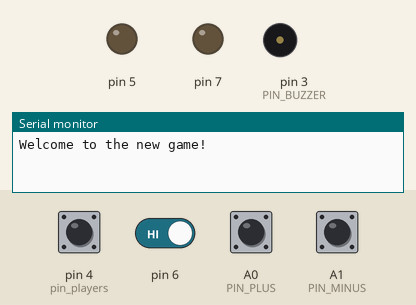
This sketch was run on a simulated Arduino Uno, built with avr-gcc and run on an emulated ATmega328P. Parts: output pins drawn as LEDs (lit = HIGH), buzzer (waves = sounding), the last lines printed to the serial monitor. Inputs (shaded band) come from the test bench; at power-on: A0 (PIN_PLUS), A1 (PIN_MINUS), pin 4 (pin_players), pin 6 HIGH.

Above: at 1.2 s.
1.3 s: pin 4 (pin_players) pulled LOW for 0.15 s
At 2.6 s:
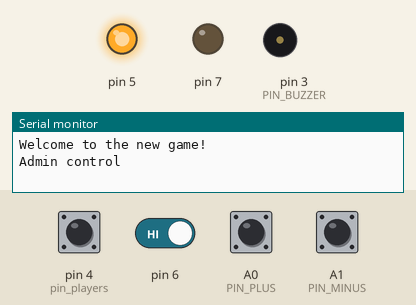
3.3 s: A0 (PIN_PLUS) pulled LOW for 0.15 s
At 4.1 s:
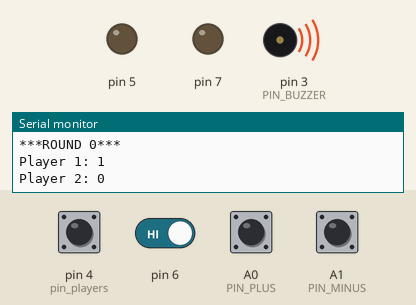
8.8 s: pin 6 driven HIGH
10.3 s: pin 6 driven LOW
At 11.9 s:
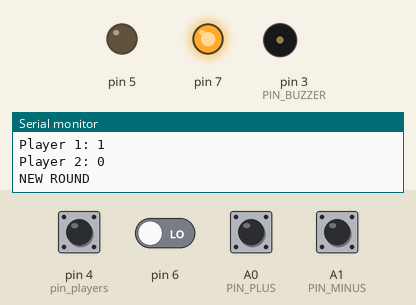
Timing chart, 0 to 13.3 s (numbered marks = the images above; inputs shaded):
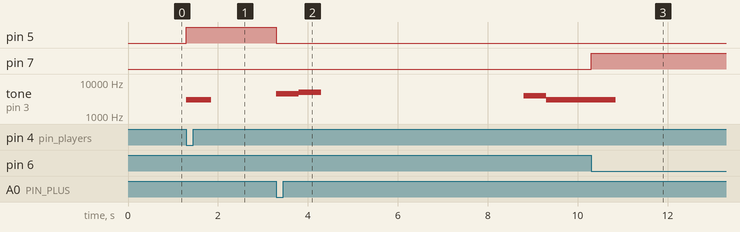

The sketch:

Victorine.ino
```cpp
#include "VictorynaController.h"
#define PIN_BUZZER 3
#define PIN_PLUS A0
#define PIN_MINUS A1
int Nround = 0;
const int N = 2;
const int pin_players = 4;
Victorine_control players[N];

void setup() {
  for(int i = 0; i < N; i++){
    players[i].setButtonPin(pin_players + i * 2);
    players[i].setLedPin(pin_players + i * 2 + 1);
  }
  pinMode(PIN_BUZZER, OUTPUT);
  pinMode(PIN_PLUS, INPUT_PULLUP);
  pinMode(PIN_MINUS, INPUT_PULLUP);
  Serial.begin(115200);
  Serial.println("Welcome to the new game!");
}

void loop() {
  bool flagOut = false;
  while(!flagOut){
    for(int i = 0; i < N; i++){
      players[i].setAnswer(players[i].isControllerPressed());
      if(players[i].isHaveAnswer()){
        players[i].ledOn();
        AnswerBip();
        flagOut = true;
        break;
      }
    }
  }
  flagOut = false;
  while(!flagOut){
    if(digitalRead(PIN_PLUS) && digitalRead(PIN_MINUS)){
      flagOut = true;
      for(int i = 0; i < N; i++){
        if(!players[i].isControllerPressed())
          flagOut = true;
        else
          flagOut = false;
        }
      }
    }
  Serial.println("Admin control");
  flagOut = false;
  while(!flagOut){
    if(!digitalRead(PIN_PLUS)){
      for(int i = 0; i < N; i++){
        if(players[i].isHaveAnswer() == true){
          players[i].addScore(1);
          players[i].setAnswer(false);
          players[i].ledOff();
          RightBip();
          flagOut = true;
          break;
        }
      }
    }
    if(!digitalRead(PIN_MINUS)){
      for(int i = 0; i < N; i++){
        if(players[i].isHaveAnswer() == true){
          players[i].addScore(-1);
          players[i].setAnswer(false);
          players[i].ledOff();\
          NotRightBip();
          flagOut = true;
          break;
        }
      }
    }
  }
  show_score();
  Nround++;
  flagOut = false;
  while(!flagOut){
    if(digitalRead(PIN_PLUS) && digitalRead(PIN_MINUS)){
      flagOut = true;
      for(int i = 0; i < N; i++){
        if(!players[i].isControllerPressed())
          flagOut = true;
        else
          flagOut = false;
        }
      }
    }
  delay(5000);
  Serial.println("NEW ROUND");
  NewRoundBip();
}

void show_score(){
  Serial.print("***ROUND ");
  Serial.print(Nround);
  Serial.println("***");
  for(int i = 0; i < N; i++){
    Serial.print("Player ");
    Serial.print(i + 1);
    Serial.print(": ");
    Serial.println(players[i].getScore());
  }
}

void AnswerBip(){
  tone(PIN_BUZZER, 3000, 500);
  delay(50);
  tone(PIN_BUZZER, 3000, 500);
}

void NotRightBip(){
  tone(PIN_BUZZER, 1500, 500);
  delay(500);
  tone(PIN_BUZZER, 1000, 500);
}

void RightBip(){
  tone(PIN_BUZZER, 4500, 500);
  delay(500);
  tone(PIN_BUZZER, 5000, 500);
}

void NewRoundBip(){
  tone(PIN_BUZZER, 4000, 500);
  delay(500);
  tone(PIN_BUZZER, 3000, 500);
  delay(500);
  tone(PIN_BUZZER, 3000, 500);
}
```

VictorynaController.cpp
```cpp
#include "VictorynaController.h"
    Victorine_control::Victorine_control(int pin_b, int pin_l){
       _pin_button = pin_b;
       pinMode(_pin_button, INPUT_PULLUP);
       _pin_led = pin_l;
       pinMode(_pin_led, OUTPUT);
    }
    Victorine_control::Victorine_control(){
    }
    void Victorine_control::setButtonPin(int pin){
      _pin_button = pin;
      pinMode(_pin_button, INPUT_PULLUP);
    }
    void Victorine_control::setLedPin(int pin){
      _pin_led = pin;
      pinMode(_pin_led, OUTPUT);
    }
    bool Victorine_control::isControllerPressed(){
      return (!digitalRead(_pin_button));
    }
    void Victorine_control::ledOff(){
      digitalWrite(_pin_led, 0);
    }
    void Victorine_control::ledOn(){
      digitalWrite(_pin_led, 1);
    }
    bool Victorine_control::isHaveAnswer(){
      return _haveAnswer;
    }
    void Victorine_control::setAnswer(bool answer){
      _haveAnswer = answer;
    }
    void Victorine_control::setScore(int newScore){
      _score = newScore;
    }
    void Victorine_control::addScore(int increment){
      _score += increment;
    }
    int Victorine_control::getScore(){
      return _score;
    }
```

VictorynaController.h
```cpp
#include <Arduino.h>
class Victorine_control{
  public:
    Victorine_control(int pin_b, int pin_l);
    Victorine_control();
    void setButtonPin(int pin);
    void setLedPin(int pin);
    bool isControllerPressed();
    void ledOff();
    void ledOn();
    bool isHaveAnswer();
    void setAnswer(bool answer);
    void setScore(int newScore);
    void addScore(int increment);
    int getScore();
  private:
    int _pin_button = 2;
    int _pin_led = 2;
    int _score = 0;
    bool _haveAnswer = false;
};
```

Measured:
- after the input at 1.3 s, pin 5: LOW → HIGH at once; tone on pin 3 (PIN_BUZZER): silent → 3000 Hz at once, → silent 0.55 s later
- after the input at 3.3 s, pin 5: HIGH → LOW at once; tone on pin 3 (PIN_BUZZER): silent → 4500 Hz at once, → 5000 Hz 0.50 s later, → silent 0.50 s later
- after the input at 10.3 s, pin 7: LOW → HIGH at once; tone on pin 3 (PIN_BUZZER): 3000 Hz → silent after 0.55 s instead of 0.00 s
